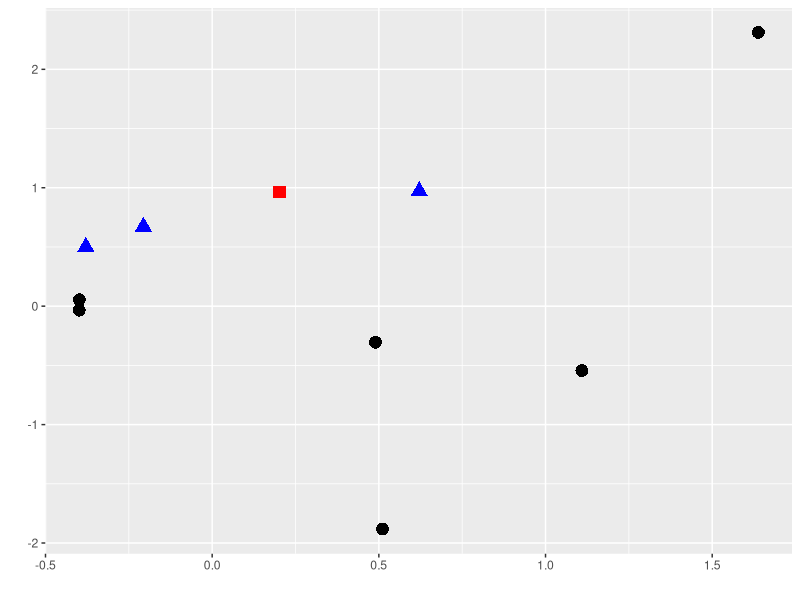

The R script that drew this image:
library(tidyverse)

set.seed(777)
data = tibble(a = rnorm(10), b = rnorm(10))


data$c=factor(c(rep(1, 5), 2, 3, 1, 2, 2))
data

ggplot(data=data) + geom_point(size=4, aes(x=a, y=b, col=c, shape=c)) +
  labs(x='', y='') +
  scale_color_manual(values = c("1" = "black", "3" = "red", "2" = "blue")) +
  theme(legend.position="none")

